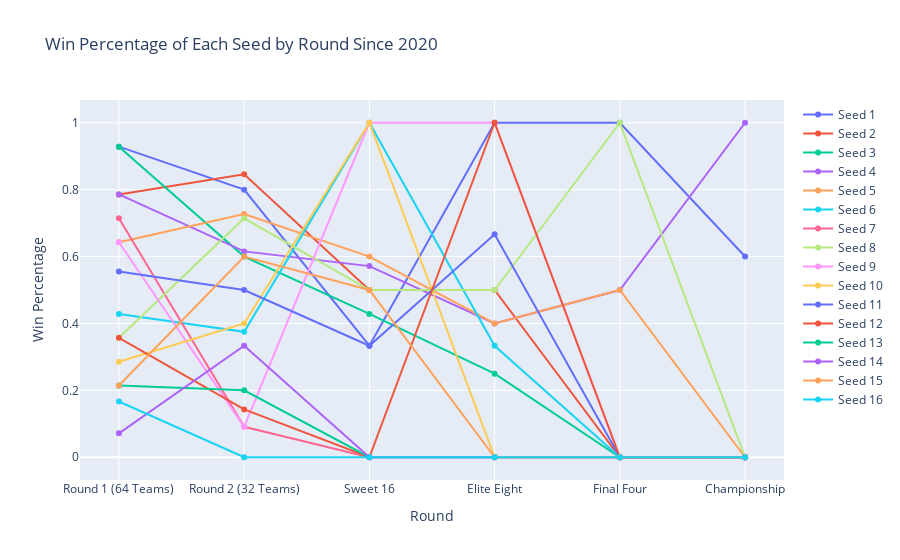

Source (notebook cell):
### Markdown cell above
### Line Plot of Win Percentage Each Seed by Round Since 2000

### Code cell
# Now we need to plot the win percetage of each seed by round since 2020
# I chose 2020 because I only wanted to see the most recent data. The game changes every year and we see more 3-pointers and faster pace of play 
# I am interested in seeing how the win percentage of each seed changes as the tournament progresses
# This will give me an idea of how likely a seed is to win a game in each round
men_tournament_season_game_results_2020 = upset_analysis[men_tournament_season_game_results['Season'] >= 2020]

# Count the number of wins per seed per round
wins_by_seed_round = men_tournament_season_game_results_2020.groupby(["WSeed", "Round"]).size().unstack(fill_value=0)

# Count total games played by each seed in each round (WSeed and LSeed both participated in a game)
total_games_by_seed_round = men_tournament_season_game_results_2020.groupby(["LSeed", "Round"]).size().unstack(fill_value=0) + wins_by_seed_round

# Compute win percentage per round for each seed
seed_win_percentage = (wins_by_seed_round / total_games_by_seed_round).fillna(0)

# List that contains all of the rounds in order
all_rounds = ["Round 1 (64 Teams)", "Round 2 (32 Teams)", "Sweet 16", "Elite Eight", "Final Four", "Championship"]

# Reindex to ensure every seed has all rounds
seed_win_percentage = seed_win_percentage.reindex(columns=all_rounds, fill_value=0)

# Now we can plot the win percentage of each seed by round
fig = go.Figure()
# For each seed in the seed_win_percentage dataframe, plot the win percentage by round
for seed in seed_win_percentage.index:
    fig.add_trace(go.Scatter(
        x=all_rounds, 
        y=seed_win_percentage.loc[seed], 
        mode='lines+markers',  
        name=f"Seed {seed}"
    ))
fig.update_xaxes(categoryorder="array", categoryarray=all_rounds)
fig.update_layout(
    title="Win Percentage of Each Seed by Round Since 2020",
    xaxis_title="Round",
    yaxis_title="Win Percentage",
    showlegend=True
)

fig.show()

### Figure 1 — Plotly figure (JSON) as saved in the notebook; plotly's stock layout.template omitted (floating-point values rounded to 4 significant figures)
{"data": [{"mode": "lines+markers", "name": "Seed 1", "type": "scatter", "x": ["Round 1 (64 Teams)", "Round 2 (32 Teams)", "Sweet 16", "Elite Eight", "Final Four", "Championship"], "y": [0.9286, 0.8, 0.3333, 1, 1, 0.6]}, {"mode": "lines+markers", "name": "Seed 2", "type": "scatter", "x": ["Round 1 (64 Teams)", "Round 2 (32 Teams)", "Sweet 16", "Elite Eight", "Final Four", "Championship"], "y": [0.7857, 0.8462, 0.5, 0.5, 0, 0]}, {"mode": "lines+markers", "name": "Seed 3", "type": "scatter", "x": ["Round 1 (64 Teams)", "Round 2 (32 Teams)", "Sweet 16", "Elite Eight", "Final Four", "Championship"], "y": [0.9286, 0.6, 0.4286, 0.25, 0, 0]}, {"mode": "lines+markers", "name": "Seed 4", "type": "scatter", "x": ["Round 1 (64 Teams)", "Round 2 (32 Teams)", "Sweet 16", "Elite Eight", "Final Four", "Championship"], "y": [0.7857, 0.6154, 0.5714, 0.4, 0.5, 1]}, {"mode": "lines+markers", "name": "Seed 5", "type": "scatter", "x": ["Round 1 (64 Teams)", "Round 2 (32 Teams)", "Sweet 16", "Elite Eight", "Final Four", "Championship"], "y": [0.6429, 0.7273, 0.6, 0.4, 0.5, 0]}, {"mode": "lines+markers", "name": "Seed 6", "type": "scatter", "x": ["Round 1 (64 Teams)", "Round 2 (32 Teams)", "Sweet 16", "Elite Eight", "Final Four", "Championship"], "y": [0.4286, 0.375, 1, 0.3333, 0, 0]}, {"mode": "lines+markers", "name": "Seed 7", "type": "scatter", "x": ["Round 1 (64 Teams)", "Round 2 (32 Teams)", "Sweet 16", "Elite Eight", "Final Four", "Championship"], "y": [0.7143, 0.09091, 0, 0, 0, 0]}, {"mode": "lines+markers", "name": "Seed 8", "type": "scatter", "x": ["Round 1 (64 Teams)", "Round 2 (32 Teams)", "Sweet 16", "Elite Eight", "Final Four", "Championship"], "y": [0.3571, 0.7143, 0.5, 0.5, 1, 0]}, {"mode": "lines+markers", "name": "Seed 9", "type": "scatter", "x": ["Round 1 (64 Teams)", "Round 2 (32 Teams)", "Sweet 16", "Elite Eight", "Final Four", "Championship"], "y": [0.6429, 0.09091, 1, 1, 0, 0]}, {"mode": "lines+markers", "name": "Seed 10", "type": "scatter", "x": ["Round 1 (64 Teams)", "Round 2 (32 Teams)", "Sweet 16", "Elite Eight", "Final Four", "Championship"], "y": [0.2857, 0.4, 1, 0, 0, 0]}, {"mode": "lines+markers", "name": "Seed 11", "type": "scatter", "x": ["Round 1 (64 Teams)", "Round 2 (32 Teams)", "Sweet 16", "Elite Eight", "Final Four", "Championship"], "y": [0.5556, 0.5, 0.3333, 0.6667, 0, 0]}, {"mode": "lines+markers", "name": "Seed 12", "type": "scatter", "x": ["Round 1 (64 Teams)", "Round 2 (32 Teams)", "Sweet 16", "Elite Eight", "Final Four", "Championship"], "y": [0.3571, 0.1429, 0, 1, 0, 0]}, {"mode": "lines+markers", "name": "Seed 13", "type": "scatter", "x": ["Round 1 (64 Teams)", "Round 2 (32 Teams)", "Sweet 16", "Elite Eight", "Final Four", "Championship"], "y": [0.2143, 0.2, 0, 0, 0, 0]}, {"mode": "lines+markers", "name": "Seed 14", "type": "scatter", "x": ["Round 1 (64 Teams)", "Round 2 (32 Teams)", "Sweet 16", "Elite Eight", "Final Four", "Championship"], "y": [0.07143, 0.3333, 0, 0, 0, 0]}, {"mode": "lines+markers", "name": "Seed 15", "type": "scatter", "x": ["Round 1 (64 Teams)", "Round 2 (32 Teams)", "Sweet 16", "Elite Eight", "Final Four", "Championship"], "y": [0.2143, 0.6, 0.5, 0, 0, 0]}, {"mode": "lines+markers", "name": "Seed 16", "type": "scatter", "x": ["Round 1 (64 Teams)", "Round 2 (32 Teams)", "Sweet 16", "Elite Eight", "Final Four", "Championship"], "y": [0.1667, 0, 0, 0, 0, 0]}], "layout": {"showlegend": true, "title": {"text": "Win Percentage of Each Seed by Round Since 2020"}, "xaxis": {"categoryarray": ["Round 1 (64 Teams)", "Round 2 (32 Teams)", "Sweet 16", "Elite Eight", "Final Four", "Championship"], "categoryorder": "array", "title": {"text": "Round"}}, "yaxis": {"title": {"text": "Win Percentage"}}}}
